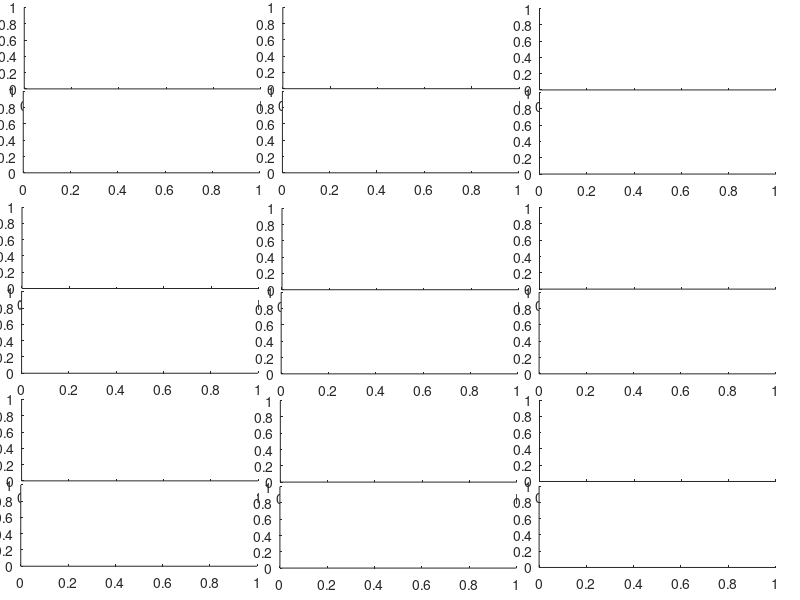

This figure's MATLAB source:
function [axeshandels , figure1] = createROIfigure
%CREATEFIGURE1

%  Auto-generated by MATLAB on 27-Sep-2016 11:42:29

% Create figure
num_traces = 9;

figure1 = figure('units','normalized','outerposition',[0 0 1 1]);
axeshandels = cell(1,num_traces);
for i = 1:numel(axeshandels)
    axeshandels{i} = containers.Map;
end
% Create axes

axeshandels{1}('trace') = axes('Parent',figure1,...
    'Position',[0.0303125 0.851838456901748 0.295535714285714 0.135714285714287]);

% Create axes
axeshandels{1}('spikes') = axes('Parent',figure1,...
    'Position',[0.0290625 0.711965039180229 0.295535714285714 0.135714285714287]);

% Create axes
axeshandels{2}('trace') = axes('Parent',figure1,...
    'Position',[0.0275 0.51918153402559 0.295535714285714 0.135714285714287]);

% Create axes
axeshandels{2}('spikes') = axes('Parent',figure1,...
    'Position',[0.0269791666666667 0.377944420623528 0.295535714285714 0.135714285714287]);

% Create axes
axeshandels{3}('trace') = axes('Parent',figure1,...
    'Position',[0.0269791666666667 0.198562977324559 0.295535714285714 0.135714285714287]);

% Create axes
axeshandels{3}('spikes') = axes('Parent',figure1,...
    'Position',[0.0259375 0.0562949360874455 0.295535714285714 0.135714285714287]);

% Create axes
axeshandels{4}('trace') = axes('Parent',figure1,...
    'Position',[0.353541666666667 0.85217122474724 0.295535714285714 0.135714285714287]);

% Create axes
axeshandels{4}('spikes') = axes('Parent',figure1,...
    'Position',[0.353020833333333 0.711965039180229 0.295535714285714 0.135714285714287]);

% Create axes
axeshandels{5}('trace') = axes('Parent',figure1,...
    'Position',[0.3525 0.517119678355487 0.295535714285714 0.135714285714287]);

% Create axes
axeshandels{5}('spikes') = axes('Parent',figure1,...
    'Position',[0.351458333333333 0.376913492788477 0.295535714285714 0.135714285714287]);

% Create axes
axeshandels{6}('trace') = axes('Parent',figure1,...
    'Position',[0.350416666666667 0.196501121654456 0.295535714285714 0.135714285714287]);

% Create axes
axeshandels{6}('spikes') = axes('Parent',figure1,...
    'Position',[0.349895833333333 0.0532021525822909 0.295535714285714 0.135714285714287]);

% Create axes
axeshandels{7}('trace') = axes('Parent',figure1,...
    'Position',[0.674375 0.850109369077137 0.295535714285714 0.135714285714287]);

% Create axes
axeshandels{7}('spikes') = axes('Parent',figure1,...
    'Position',[0.674375 0.709903183510128 0.295535714285715 0.135714285714287]);

% Create axes
axeshandels{8}('trace') = axes('Parent',figure1,...
    'Position',[0.674375 0.518150606190538 0.295535714285714 0.135714285714287]);

% Create axes
axeshandels{8}('spikes') = axes('Parent',figure1,...
    'Position',[0.673854166666667 0.376913492788477 0.295535714285714 0.135714285714287]);

% Create axes
axeshandels{9}('trace') = axes('Parent',figure1,...
    'Position',[0.674375 0.197532049489508 0.295535714285714 0.135714285714287]);

% Create axes
axeshandels{9}('spikes') = axes('Parent',figure1,...
    'Position',[0.673854166666667 0.0542330804173424 0.295535714285714 0.135714285714287]);

